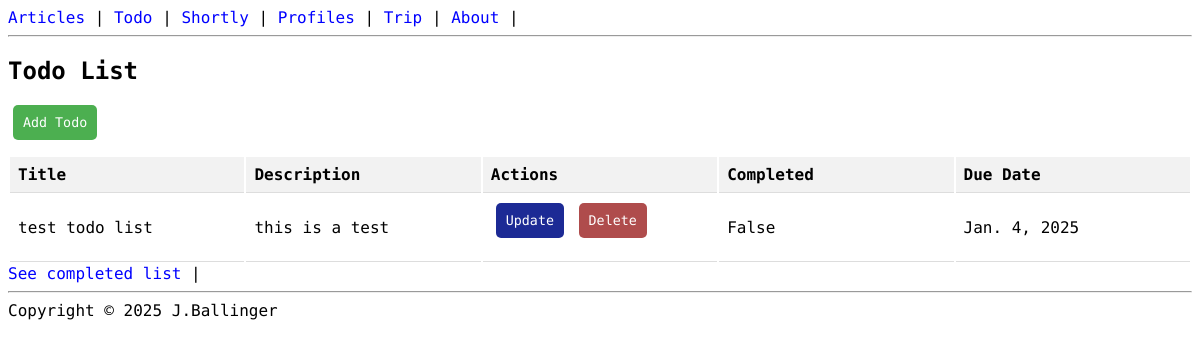
/todo/, run on the app's committed database.
### todo_app/models.py (models this page shows, shortened)
class Todo(models.Model):
    title = models.CharField(max_length=200)
    description = models.TextField()
    due_date = models.DateField()
    completed = models.BooleanField(default=False)

### todo_app/views.py (the view)
# urls.py: path('', todo_list, name='todo_list'),
def todo_list(request):
    todos = Todo.objects.filter(completed=False)
    return render(request, 'todo_app/todo_list.html', {'todos': todos})

### templates/todo_app/todo_list.html (shortened to what this page needs)
{% extends "base.html" %}
{% block content %}
<h2>Todo List</h2>
<a href="{% url 'todo_create' %}"><button type="button">Add Todo</button></a>
<table id="myTable" class="display" style="width:100%">
  <thead>
    <tr>
      <th>Title</th>
      <th>Description</th>
      <th>Actions</th>
      <th>Completed</th>
      <th>Due Date</th>
    </tr>
  </thead>
  <tbody>
  {% for todo in todos %}
    <tr>
      <td>{{ todo.title }}</td>
      <td>{{ todo.description }}</td>
      <td>
        <a href="{% url 'todo_update' todo.pk %}"><button type="button" id="action-1">Update</button></a>
        <a href="{% url 'todo_delete' todo.pk %}"><button type="button" id="action-2">Delete</button></a>
      </td>
      <td>
        {{ todo.completed}}
      </td>
      <td>{{ todo.due_date}}</td>
    </tr>
  {% endfor %}
  </tbody>
</table>
<a href="{% url 'todo_completed' %}">See completed list</a> |
{% endblock %}

### todo_app/static/styles.css (style rules this page uses)
body { font-family: 'Martian Mono', monospace; }
button[type="button"] { background-color: #4caf50; border: none; border-radius: 5px; margin-left: 5px; margin-bottom: 15px; font-family: 'Martian Mono', monospace; padding: 10px; color: white; cursor: pointer; }
table { width: 100%; table-layout: fixed; }
th, td { padding: 8px; text-align: left; border-bottom: 1px solid #ddd; word-wrap: break-word; }
th { background-color: #f2f2f2; }
#action-1 { background-color: #1c2a95; }
#action-2 { background-color: #af4c4c; }
nav a, a { text-decoration: none; color: blue; }

### data on the page
Todo: title "test todo list", description "this is a test", completed "False", due_date "Jan. 4, 2025"
